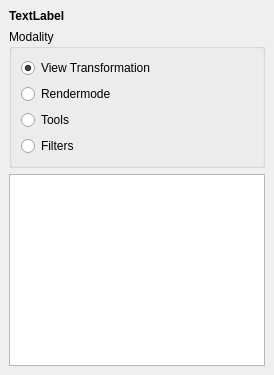
  <widget class="QDockWidget" name="dockWidget_LockOptions" >
   <property name="windowTitle" >
    <string>Locking Options</string>
   </property>
   <attribute name="dockWidgetArea" >
    <number>1</number>
   </attribute>
   <widget class="QWidget" name="dockWidgetContents_9" >
    <layout class="QVBoxLayout" name="verticalLayout_17" >
     <item>
      <widget class="QLabel" name="label_LockWinowID" >
       <property name="font" >
        <font>
         <weight>75</weight>
         <italic>false</italic>
         <bold>true</bold>
         <underline>false</underline>
         <strikeout>false</strikeout>
         <kerning>true</kerning>
        </font>
       </property>
       <property name="text" >
        <string>TextLabel</string>
       </property>
       <property name="wordWrap" >
        <bool>true</bool>
       </property>
      </widget>
     </item>
     <item>
      <widget class="QGroupBox" name="groupBox_10" >
       <property name="title" >
        <string>Modality</string>
       </property>
       <layout class="QVBoxLayout" name="verticalLayout_18" >
        <property name="spacing" >
         <number>6</number>
        </property>
        <property name="margin" >
         <number>9</number>
        </property>
        <item>
         <widget class="QRadioButton" name="radioButton_ViewLock" >
          <property name="text" >
           <string>View Transformation</string>
          </property>
          <property name="checked" >
           <bool>true</bool>
          </property>
         </widget>
        </item>
        <item>
         <widget class="QRadioButton" name="radioButton_RenderModeLock" >
          <property name="text" >
           <string>Rendermode</string>
          </property>
         </widget>
        </item>
        <item>
         <widget class="QRadioButton" name="radioButton_ToolsLock" >
          <property name="text" >
           <string>Tools</string>
          </property>
         </widget>
        </item>
        <item>
         <widget class="QRadioButton" name="radioButton_FiltersLock" >
          <property name="text" >
           <string>Filters</string>
          </property>
         </widget>
        </item>
       </layout>
      </widget>
     </item>
     <item>
      <widget class="QListWidget" name="listWidget_Lock" >
       <property name="alternatingRowColors" >
        <bool>true</bool>
       </property>
       <property name="selectionMode" >
        <enum>QAbstractItemView::MultiSelection</enum>
       </property>
      </widget>
     </item>
    </layout>
   </widget>
  </widget>
